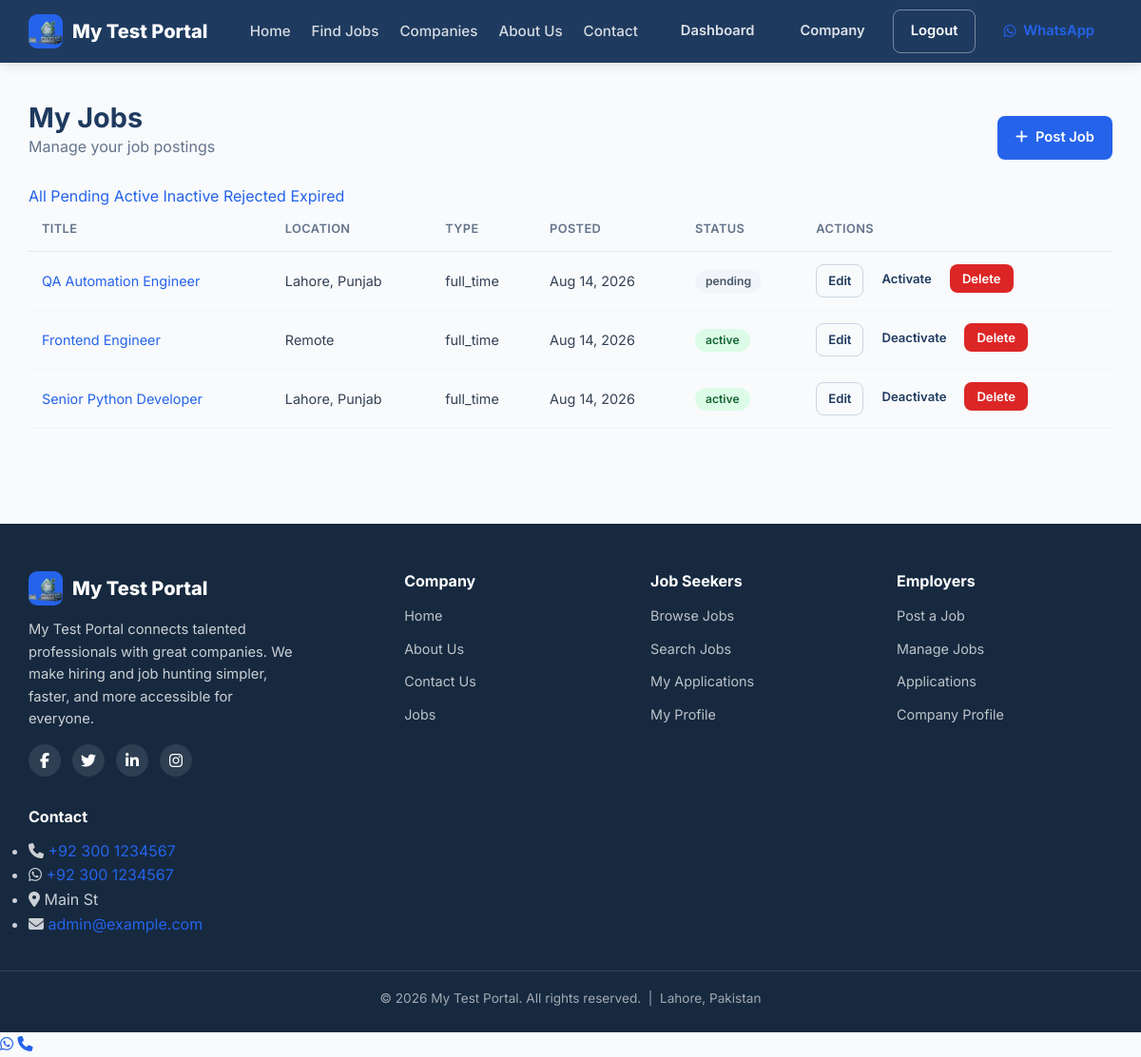
/employer/jobs (signed in), run on the app's committed database.
### app/models/site_setting.py (models this page shows, shortened)
class SiteSetting(db.Model):
    __tablename__ = "site_settings"
    id = db.Column(db.Integer, primary_key=True)
    key = db.Column(db.String(80), unique=True, nullable=False, index=True)
    value = db.Column(db.Text, nullable=True)
    label = db.Column(db.String(120), nullable=True)
    group = db.Column(db.String(40), nullable=False, default="general")
    @classmethod
    def get_all(cls):
        return {s.key: s.value for s in cls.query.all()}

### app/models/job.py (models this page shows, shortened)
class Job(db.Model):
    __tablename__ = "jobs"
    id = db.Column(db.Integer, primary_key=True)
    employer_id = db.Column(
        db.Integer, db.ForeignKey("employers.id", ondelete="CASCADE"),
        nullable=False, index=True
    )
    company_id = db.Column(
        db.Integer, db.ForeignKey("companies.id", ondelete="SET NULL"),
        nullable=True, index=True
    )
    category_id = db.Column(
        db.Integer, db.ForeignKey("job_categories.id"), nullable=True, index=True
    )
    title = db.Column(db.String(200), nullable=False, index=True)
    description = db.Column(db.Text, nullable=False)
    responsibilities = db.Column(db.Text, nullable=True)
    requirements = db.Column(db.Text, nullable=True)
    skills = db.Column(db.Text, nullable=True)
    education = db.Column(db.String(200), nullable=True)
    experience = db.Column(db.String(50), nullable=True)
    salary = db.Column(db.String(100), nullable=True)
    salary_min = db.Column(db.Integer, nullable=True)
    salary_max = db.Column(db.Integer, nullable=True)
    currency = db.Column(db.String(10), nullable=True, default="PKR")
    location = db.Column(db.String(120), nullable=False, index=True)
    employment_type = db.Column(db.String(30), nullable=False)
    deadline = db.Column(db.Date, nullable=True)
    benefits = db.Column(db.Text, nullable=True)
    status = db.Column(db.String(20), default=JOB_PENDING, nullable=False, index=True)
    is_featured = db.Column(db.Boolean, default=False, nullable=False)
    created_at = db.Column(db.DateTime, default=datetime.utcnow, nullable=False, index=True)
    updated_at = db.Column(
        db.DateTime, default=datetime.utcnow, onupdate=datetime.utcnow, nullable=False
    )
    employer = db.relationship("Employer", back_populates="jobs")
    company = db.relationship("Company", back_populates="jobs")
    category = db.relationship("JobCategory", back_populates="jobs")
    applications = db.relationship(
        "Application", back_populates="job", cascade="all, delete-orphan"
    )
    saved_by = db.relationship(
        "SavedJob", back_populates="job", cascade="all, delete-orphan"
    )

### app/routes/employer/__init__.py (the view)
@bp.route("/jobs")
@login_required
@employer_required
def jobs():
    employer = get_employer_or_403()
    status = request.args.get("status", "").strip()
    query = Job.query.filter_by(employer_id=employer.id)
    if status:
        query = query.filter_by(status=status)
    jobs = query.order_by(Job.created_at.desc()).all()
    return render_template(
        "employer/jobs.html", jobs=jobs, current_status=status,
        statuses=[JOB_PENDING, JOB_ACTIVE, JOB_INACTIVE, JOB_REJECTED, JOB_EXPIRED],
        title="My Jobs",
    )

### app/__init__.py (called while the page is built)
@login_manager.user_loader
def load_user(user_id):
    from app.models.user import User
    return db.session.get(User, int(user_id))

### app/models/user.py (called while the page is built)
    @property
    def is_admin(self):
        return self.role == ROLE_ADMIN

    @property
    def is_employer(self):
        return self.role == ROLE_EMPLOYER

    @property
    def is_jobseeker(self):
        return self.role == ROLE_JOBSEEKER

### app/routes/employer/__init__.py (called while the page is built)
def get_employer_or_403():
    employer = Employer.query.filter_by(user_id=current_user.id).first()
    if not employer:
        abort(403)
    return employer

### app/utils/helpers.py (called while the page is built)
def format_date(value, fmt="%b %d, %Y"):
    if not value:
        return "—"
    if isinstance(value, str):
        try:
            value = datetime.fromisoformat(value)
        except ValueError:
            return value
    return value.strftime(fmt)

def status_badge_class(status):
    mapping = {
        "Applied": "badge-applied",
        "Under Review": "badge-review",
        "Shortlisted": "badge-shortlisted",
        "Interview": "badge-interview",
        "Selected": "badge-selected",
        "Rejected": "badge-rejected",
        "pending": "badge-pending",
        "approved": "badge-selected",
        "rejected": "badge-rejected",
        "active": "badge-selected",
        "inactive": "badge-review",
        "expired": "badge-rejected",
    }
    return mapping.get(status, "badge-secondary")

### app/templates/employer/jobs.html
{% extends "base.html" %}
{% from "partials/helpers.html" import upload_url, status_badge %}
{% block content %}
<section class="dashboard">
    <div class="container">
        <div class="dashboard-head">
            <div><h1>My Jobs</h1><p>Manage your job postings</p></div>
            <a href="{{ url_for('employer.new_job') }}" class="btn btn-primary"><i class="fa-solid fa-plus"></i> Post Job</a>
        </div>
        <div class="filter-tabs">
            <a href="{{ url_for('employer.jobs') }}" class="tab {% if not current_status %}active{% endif %}">All</a>
            {% for s in statuses %}
            <a href="{{ url_for('employer.jobs', status=s) }}" class="tab {% if current_status == s %}active{% endif %}">{{ s.title() }}</a>
            {% endfor %}
        </div>
        {% if jobs %}
        <div class="app-table-wrap">
            <table class="data-table">
                <thead><tr><th>Title</th><th>Location</th><th>Type</th><th>Posted</th><th>Status</th><th>Actions</th></tr></thead>
                <tbody>
                    {% for j in jobs %}
                    <tr>
                        <td><a href="{{ url_for('public.job_detail', job_id=j.id) }}">{{ j.title }}</a></td>
                        <td>{{ j.location }}</td>
                        <td>{{ j.employment_type }}</td>
                        <td>{{ format_date(j.created_at) }}</td>
                        <td>{{ status_badge(j.status) }}</td>
                        <td class="row-actions">
                            <a href="{{ url_for('employer.edit_job', job_id=j.id) }}" class="btn btn-sm btn-outline">Edit</a>
                            <form method="post" action="{{ url_for('employer.toggle_job', job_id=j.id) }}" class="inline-form">
                                <button class="btn btn-sm btn-ghost">{% if j.status == 'active' %}Deactivate{% else %}Activate{% endif %}</button>
                            </form>
                            <form method="post" action="{{ url_for('employer.delete_job', job_id=j.id) }}" class="inline-form" onsubmit="return confirm('Delete this job?');">
                                <button class="btn btn-sm btn-danger">Delete</button>
                            </form>
                        </td>
                    </tr>
                    {% endfor %}
                </tbody>
            </table>
        </div>
        {% else %}
        <div class="empty-state"><i class="fa-solid fa-briefcase"></i><p>No jobs found.</p><a href="{{ url_for('employer.new_job') }}" class="btn btn-primary">Post Your First Job</a></div>
        {% endif %}
    </div>
</section>
{% endblock %}

### app/templates/partials/helpers.html (shortened to what this page needs)
{% macro status_badge(status) %}
<span class="badge {{ status_badge_class(status) }}">{{ status }}</span>
{% endmacro %}

### app/templates/partials/navbar.html (shortened to what this page needs)
<nav class="navbar">
    <div class="container navbar-inner">
        <a href="{{ url_for('public.index') }}" class="brand">
            <span class="brand-logo"><img src="{{ url_for('static', filename='images/logo.webp') }}" alt="{{ site.SITE_NAME }} logo" class="brand-logo-img"></span>
            <span class="brand-name">{{ site.SITE_NAME }}</span>
        </a>
        <div class="nav-menu" id="navMenu">
            <ul class="nav-links">
                <li><a href="{{ url_for('public.index') }}" class="{% if request.endpoint == 'public.index' %}active{% endif %}">Home</a></li>
                <li><a href="{{ url_for('public.jobs') }}" class="{% if request.endpoint == 'public.jobs' %}active{% endif %}">Find Jobs</a></li>
                <li><a href="{{ url_for('public.companies') }}" class="{% if request.endpoint == 'public.companies' %}active{% endif %}">Companies</a></li>
                <li><a href="{{ url_for('public.about') }}" class="{% if request.endpoint == 'public.about' %}active{% endif %}">About Us</a></li>
                <li><a href="{{ url_for('public.contact') }}" class="{% if request.endpoint == 'public.contact' %}active{% endif %}">Contact</a></li>
            </ul>
            <div class="nav-auth">
                {% if current_user.is_authenticated %}
                    {% set dash = url_for('seeker.dashboard') %}
                    {% if current_user.is_admin %}{% set dash = url_for('admin.dashboard') %}{% endif %}
                    {% if current_user.is_employer %}{% set dash = url_for('employer.dashboard') %}{% endif %}
                    <a href="{{ dash }}" class="btn btn-ghost">Dashboard</a>
                    {% if current_user.is_jobseeker %}
                        <a href="{{ url_for('seeker.profile') }}" class="btn btn-ghost">Profile</a>
                    {% elif current_user.is_employer %}
                        <a href="{{ url_for('employer.company_profile') }}" class="btn btn-ghost">Company</a>
                    {% else %}
                        <a href="{{ url_for('admin.dashboard') }}" class="btn btn-ghost">Admin</a>
                    {% endif %}
                    <a href="{{ url_for('auth.logout') }}" class="btn btn-outline">Logout</a>
                {% else %}
                    <a href="{{ url_for('auth.login') }}" class="btn btn-ghost">Login</a>
                    <a href="{{ url_for('auth.register') }}" class="btn btn-primary">Sign Up</a>
                    <a href="{{ url_for('auth.login') }}" class="btn btn-admin-login" title="Admin Login"><i class="fa-solid fa-lock"></i> Admin</a>
                {% endif %}
                <a href="{{ site.SITE_WHATSAPP_HREF }}?text={{ site.SITE_WHATSAPP_MESSAGE|urlencode }}" target="_blank" rel="noopener" class="btn btn-whatsapp" title="Chat on WhatsApp">
                    <i class="fa-brands fa-whatsapp"></i> WhatsApp
                </a>
            </div>
        </div>
    </div>
</nav>

### app/templates/partials/footer.html
<footer class="footer">
    <div class="container footer-grid">
        <div class="footer-col footer-brand">
            <div class="brand">
                <span class="brand-logo"><img src="{{ url_for('static', filename='images/logo.webp') }}" alt="{{ site.SITE_NAME }} logo" class="brand-logo-img"></span>
                <span class="brand-name">{{ site.SITE_NAME }}</span>
            </div>
            <p class="footer-about">{{ site.SITE_NAME }} connects talented professionals with great companies. We make hiring and job hunting simpler, faster, and more accessible for everyone.</p>
            <div class="footer-social">
                <a href="{{ site.SITE_FACEBOOK_URL }}" aria-label="Facebook" target="_blank" rel="noopener"><i class="fa-brands fa-facebook-f"></i></a>
                <a href="{{ site.SITE_TWITTER_URL }}" aria-label="Twitter" target="_blank" rel="noopener"><i class="fa-brands fa-twitter"></i></a>
                <a href="{{ site.SITE_LINKEDIN_URL }}" aria-label="LinkedIn" target="_blank" rel="noopener"><i class="fa-brands fa-linkedin-in"></i></a>
                <a href="{{ site.SITE_INSTAGRAM_URL }}" aria-label="Instagram" target="_blank" rel="noopener"><i class="fa-brands fa-instagram"></i></a>
            </div>
        </div>
        <div class="footer-col">
            <h4>Company</h4>
            <ul class="footer-links">
                <li><a href="{{ url_for('public.index') }}">Home</a></li>
                <li><a href="{{ url_for('public.about') }}">About Us</a></li>
                <li><a href="{{ url_for('public.contact') }}">Contact Us</a></li>
                <li><a href="{{ url_for('public.jobs') }}">Jobs</a></li>
            </ul>
        </div>
        <div class="footer-col">
            <h4>Job Seekers</h4>
            <ul class="footer-links">
                <li><a href="{{ url_for('public.jobs') }}">Browse Jobs</a></li>
                <li><a href="{{ url_for('public.jobs') }}">Search Jobs</a></li>
                {% if current_user.is_authenticated and current_user.is_jobseeker %}
                    <li><a href="{{ url_for('seeker.applications') }}">My Applications</a></li>
                    <li><a href="{{ url_for('seeker.profile') }}">My Profile</a></li>
                {% else %}
                    <li><a href="{{ url_for('auth.register') }}">My Applications</a></li>
                    <li><a href="{{ url_for('auth.register') }}">My Profile</a></li>
                {% endif %}
            </ul>
        </div>
        <div class="footer-col">
            <h4>Employers</h4>
            <ul class="footer-links">
                {% if current_user.is_authenticated and current_user.is_employer %}
                    <li><a href="{{ url_for('employer.jobs') }}">Post a Job</a></li>
                    <li><a href="{{ url_for('employer.jobs') }}">Manage Jobs</a></li>
                    <li><a href="{{ url_for('employer.applications') }}">Applications</a></li>
                    <li><a href="{{ url_for('employer.company_profile') }}">Company Profile</a></li>
                {% else %}
                    <li><a href="{{ url_for('auth.register') }}">Post a Job</a></li>
                    <li><a href="{{ url_for('auth.register') }}">Manage Jobs</a></li>
                    <li><a href="{{ url_for('auth.register') }}">Applications</a></li>
                    <li><a href="{{ url_for('auth.register') }}">Company Profile</a></li>
                {% endif %}
            </ul>
        </div>
        <div class="footer-col">
            <h4>Contact</h4>
            <ul class="footer-contact">
                <li><i class="fa-solid fa-phone"></i> <a href="{{ site.SITE_PHONE_HREF }}">{{ site.SITE_PHONE_DISPLAY }}</a></li>
                <li><i class="fa-brands fa-whatsapp"></i> <a href="{{ site.SITE_WHATSAPP_HREF }}">{{ site.SITE_WHATSAPP_NUMBER }}</a></li>
                <li><i class="fa-solid fa-location-dot"></i> {{ site.SITE_ADDRESS }}</li>
                <li><i class="fa-solid fa-envelope"></i> <a href="mailto:{{ site.SITE_EMAIL }}">{{ site.SITE_EMAIL }}</a></li>
            </ul>
        </div>
    </div>
    <div class="footer-bottom">
        <div class="container">
            <p>&copy; {{ current_year }} {{ site.SITE_NAME }}. All rights reserved. &nbsp;|&nbsp; {{ site.SITE_CITY }}, {{ site.SITE_COUNTRY }}</p>
        </div>
    </div>
</footer>

### data on the page
SiteSetting: SITE_NAME "My Test Portal"
Job: title "QA Automation Engineer", location "Lahore, Punjab", employment_type "full_time", created_at "Aug 14, 2026", status "pending", shows "Activate"
Job: title "Frontend Engineer", location "Remote", employment_type "full_time", created_at "Aug 14, 2026", status "active", shows "Deactivate"
Job: title "Senior Python Developer", location "Lahore, Punjab", employment_type "full_time", created_at "Aug 14, 2026", status "active", shows "Deactivate"
SiteSetting: SITE_PHONE_DISPLAY "+92 300 1234567"
SiteSetting: SITE_WHATSAPP_NUMBER "+92 300 1234567"
SiteSetting: SITE_ADDRESS "Main St"
SiteSetting: SITE_EMAIL "admin@example.com"
SiteSetting: SITE_CITY "Lahore"
SiteSetting: SITE_COUNTRY "Pakistan"

### other printed values
{{ s.title() }} "Pending" "Active" "Inactive" "Rejected" "Expired"
{{ current_year }} "2026"
